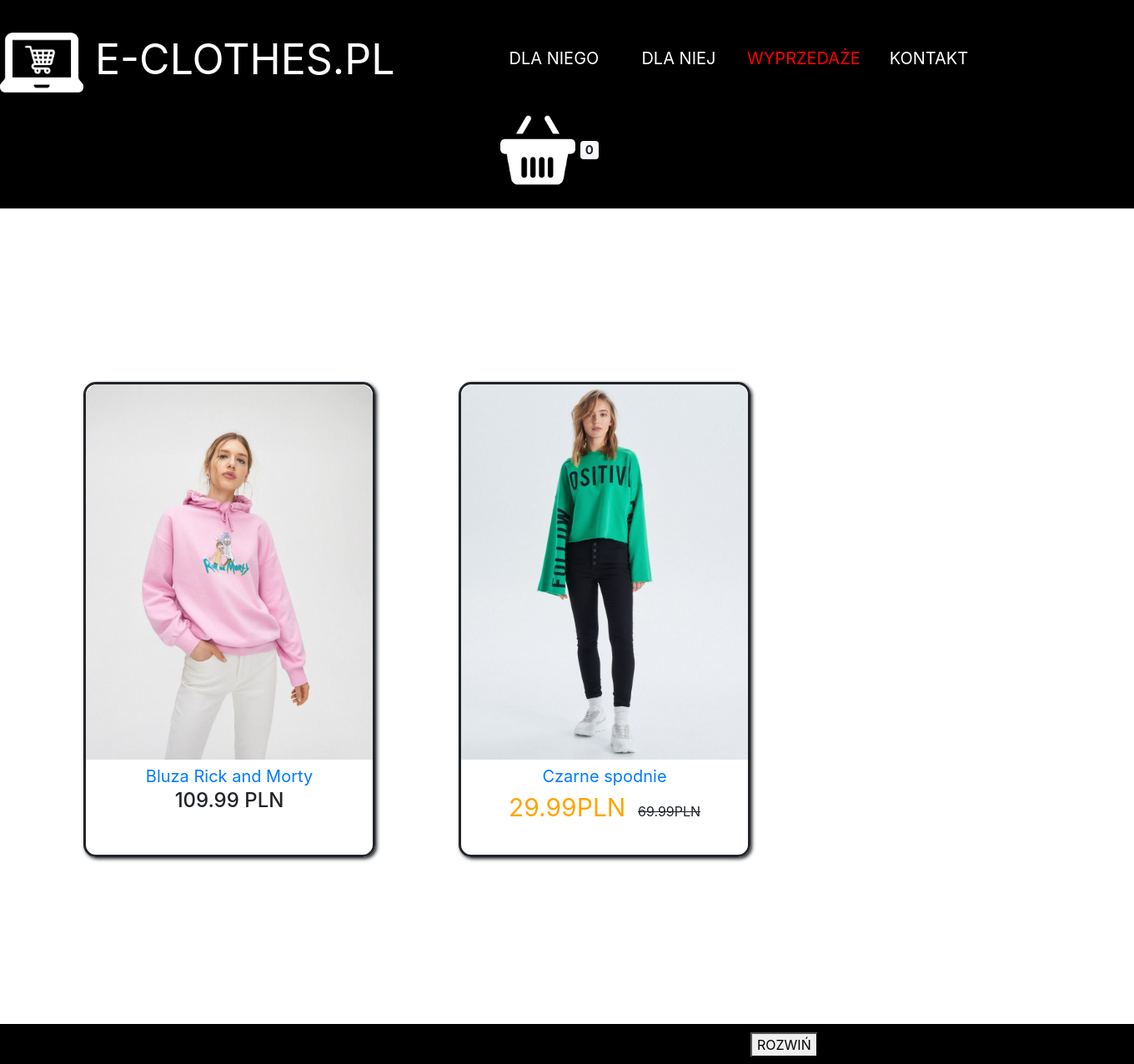
/kategorie/dla-niej/, run on an earlier commit of the app's database.
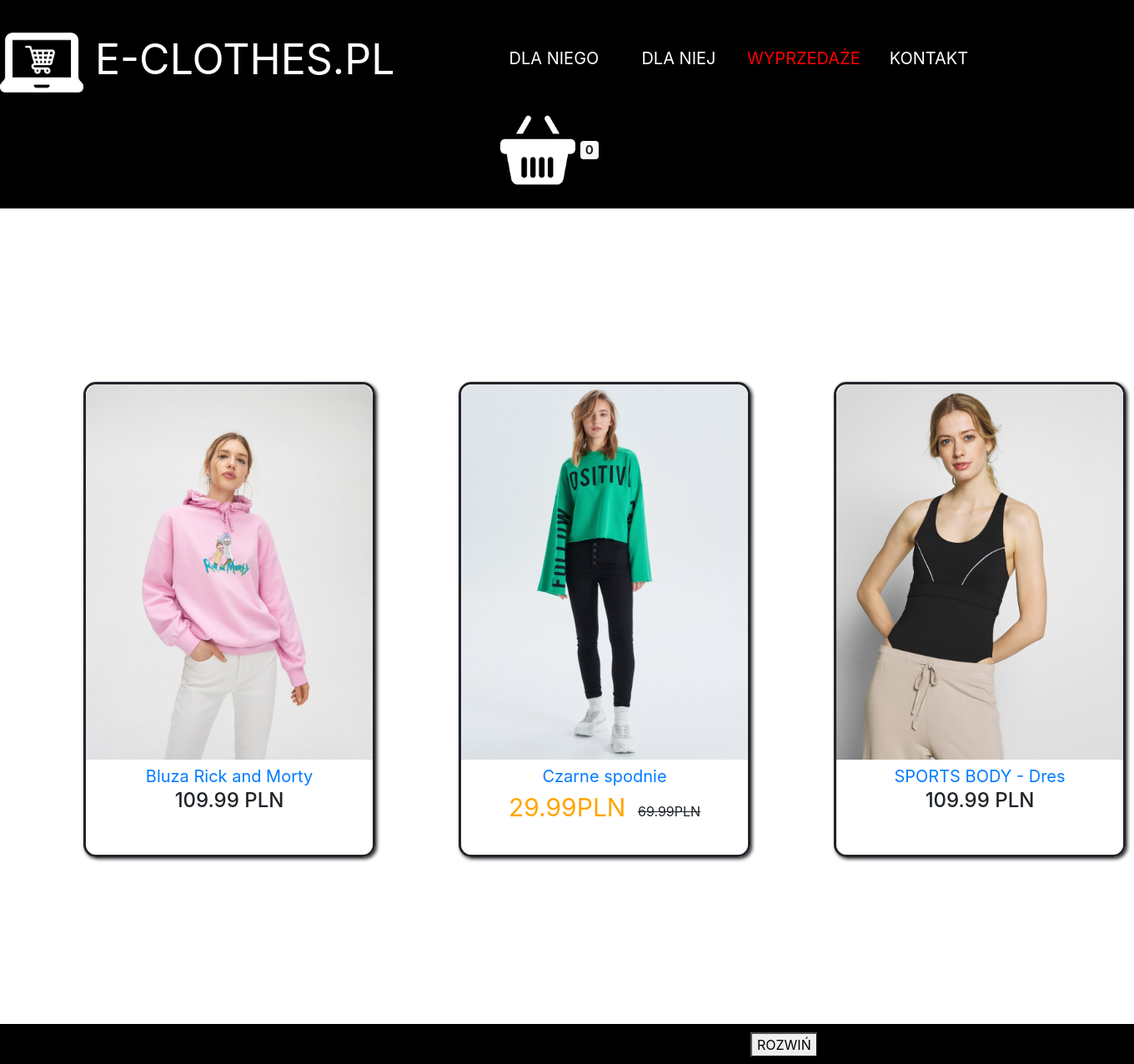
And on a later commit of the database.
### products/models.py (models this page shows, shortened)
class ProductImage(models.Model):
    product = models.ForeignKey(product, on_delete=models.CASCADE)
    image = models.ImageField(upload_to='img/')
    thumbnail = models.BooleanField(default=False)

class product(models.Model):
    title = models.CharField(max_length=50)
    text = models.TextField()
    category = models.ManyToManyField(Category, null=True, blank=True)
    price = models.DecimalField(decimal_places=2, max_digits=100)
    sale_price = models.DecimalField(decimal_places=2, max_digits=100,\
                                                    null=True, blank=True)
    slug = models.SlugField(unique= True)

class Category(models.Model):
      title = models.CharField(max_length=50)
      text = models.TextField(null=True, blank=True)
      slug = models.SlugField(unique= True)
      active = models.BooleanField(default=True)

### products/views.py (the view)
# urls.py: re_path(r'^kategorie/(?P<slug>[\w-]+)/$', views.cat, name='cat'),
def cat (request, slug):
    template = "products/kategoria.html"
    products = product.objects.filter(category__slug = slug )
    category = Category.objects.get(slug=slug)
    context =  {'product': products,'category': category}
    return render(request,template,context)

### templates/products/kategoria.html (shortened to what this page needs)
{%extends 'base.html'%}
{%load static%}
{%block main%}
<main>
<h1 style="padding-top: 100px; padding-left: 50px;">{{subcategory.title}}</h1>
<div class="produkty">
    {% for p in product %}
    {%for category in  p.category.all %}
    {% if category.slug == 'dla-niej'  %}
    <div class="kurtka" >
        {%for item in p.productimage_set.all%}
        {%if item.thumbnail %}
        <img src="{{item.image.url}}" width="100%" height="450px" class="cover zdjecie"  >
        {%endif%}
        {%endfor%}
        <div class="nazwa_produktu"  ><a  class="nazwa_produktu" href='/produkty/{{p.slug}}' > {{p.title}} </a> </div>
    <div> {%if p.sale_price%}
        <span class="pomarancz">{{ p.sale_price}}PLN</span> <del>{{p.price}}PLN </del>
        {%else%}
        <h4>{{p.price}} PLN</h4>
        {%endif%} </a> </div>
    </div>
    {%endif%}
    {%endfor%}
    {%endfor%}
  </div>
</main>
{%include "footer.html"%}
{%endblock main%}

What changed in the data, as far as the page shows it:
added product: title "SPORTS BODY - Dres", price "109.99"
added ProductImage: image (picture)
